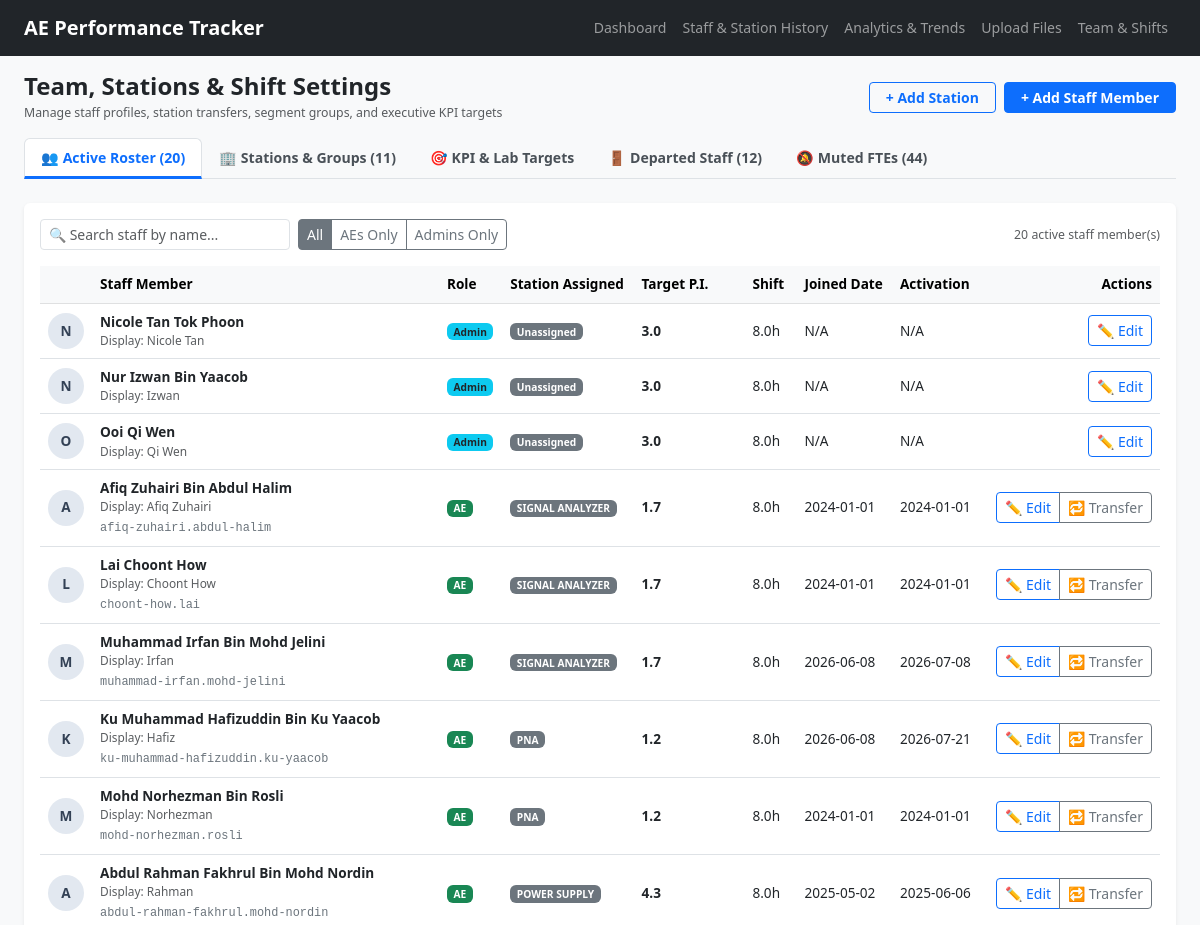
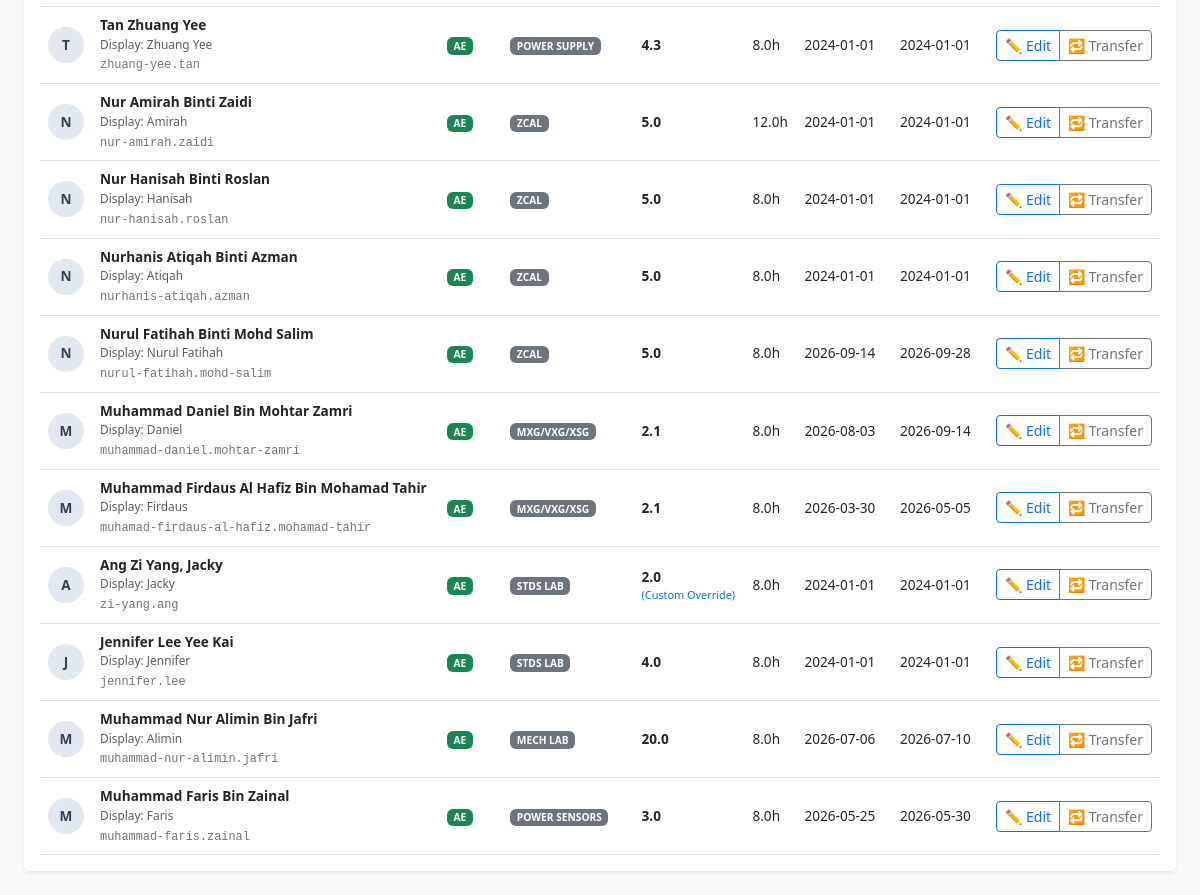
The app's page /team with its own data (2 pictures, top to bottom).
### tables this page shows
CREATE TABLE engineers (
        id INTEGER PRIMARY KEY AUTOINCREMENT,
        station_id INTEGER,
        username TEXT UNIQUE NOT NULL,
        formal_name TEXT NOT NULL,
        shift_hours REAL DEFAULT 8.0,
        is_active BOOLEAN DEFAULT 1, joined_date TEXT, activation_date TEXT, resigned_date TEXT, custom_target_pi REAL, display_name TEXT, track_performance BOOLEAN DEFAULT 1,
        FOREIGN KEY (station_id) REFERENCES stations (id)
    );

CREATE TABLE stations (
        id INTEGER PRIMARY KEY AUTOINCREMENT,
        name TEXT UNIQUE NOT NULL
    , sort_order INTEGER DEFAULT 99, target_pi REAL DEFAULT 3.0, is_active BOOLEAN DEFAULT 1, group_name TEXT);

### app.py (the view, shortened to what this page needs)
@app.route("/team", methods=["GET", "POST"], strict_slashes=False)
def team():
    conn = get_db()
    stations = conn.execute("SELECT * FROM stations ORDER BY sort_order ASC, name ASC").fetchall()
    all_engineers = conn.execute("SELECT e.*, s.name as station_name, s.target_pi as default_station_target FROM engineers e LEFT JOIN stations s ON e.station_id = s.id ORDER BY s.sort_order ASC, s.name ASC, e.formal_name ASC").fetchall()
    muted_techs = conn.execute("SELECT * FROM ignored_technicians ORDER BY username").fetchall()
    kpi_configs = conn.execute("SELECT * FROM kpi_configs ORDER BY rowid").fetchall()
    target_hc_row = conn.execute("SELECT setting_val FROM system_settings WHERE setting_key = 'target_headcount'").fetchone()
    target_headcount = int(target_hc_row[0]) if target_hc_row else 23
    today = date.today()
    active_engineers, resigned_engineers = [], []
    for e in all_engineers:
        act_d, res_d = parse_iso_date(e["activation_date"]), parse_iso_date(e["resigned_date"])
        d = dict(e)
        if res_d and res_d <= today:
            d["status"], d["status_class"] = "Resigned", "danger"
            resigned_engineers.append(d)
        elif not e["track_performance"]:
            d["status"], d["status_class"] = "Admin", "info text-dark"
            active_engineers.append(d)
        elif not act_d or act_d > today:
            d["status"], d["status_class"] = "Pending Activation", "warning text-dark"
            active_engineers.append(d)
        else:
            d["status"], d["status_class"] = "Active", "success"
            active_engineers.append(d)
    conn.close()
    return render_template("team.html", stations=stations, active_engineers=active_engineers, resigned_engineers=resigned_engineers, muted_techs=muted_techs, kpi_configs=kpi_configs, target_headcount=target_headcount)

### app.py (called while the page is built)
def get_db():
    conn = sqlite3.connect(DB_PATH)
    conn.row_factory = sqlite3.Row
    return conn

def parse_iso_date(date_val):
    if pd.isna(date_val) or not date_val:
        return None
    try:
        ts = pd.to_datetime(str(date_val).strip(), errors="coerce")
        return None if pd.isna(ts) else ts.date()
    except Exception:
        return None

### templates/team.html (shortened to what this page needs)
{% extends "base.html" %}
{% block content %}
<div class="d-flex justify-content-between align-items-center mb-3">
    <div>
        <h4 class="fw-bold mb-0">Team, Stations & Shift Settings</h4>
        <small class="text-muted">Manage staff profiles, station transfers, segment groups, and executive KPI targets</small>
    </div>
    <div class="d-flex gap-2">
        <button type="button" class="btn btn-outline-primary fw-bold btn-sm px-3" data-bs-toggle="modal" data-bs-target="#newStationModal">
            + Add Station
        </button>
        <button type="button" class="btn btn-primary fw-bold btn-sm px-3" data-bs-toggle="modal" data-bs-target="#newPersonModal">
            + Add Staff Member
        </button>
    </div>
</div>
<ul class="nav nav-tabs mb-4" id="teamTab" role="tablist">
    <li class="nav-item">
        <button class="nav-link active" id="roster-tab" data-bs-toggle="tab" data-bs-target="#roster-pane" type="button" role="tab">
            👥 Active Roster ({{ active_engineers|length }})
        </button>
    </li>
    <li class="nav-item">
        <button class="nav-link" id="stations-tab" data-bs-toggle="tab" data-bs-target="#stations-pane" type="button" role="tab">
            🏢 Stations & Groups ({{ stations|length }})
        </button>
    </li>
    <li class="nav-item">
        <button class="nav-link" id="kpi-tab" data-bs-toggle="tab" data-bs-target="#kpi-pane" type="button" role="tab">
            🎯 KPI & Lab Targets
        </button>
    </li>
    <li class="nav-item">
        <button class="nav-link" id="resigned-tab" data-bs-toggle="tab" data-bs-target="#resigned-pane" type="button" role="tab">
            🚪 Departed Staff ({{ resigned_engineers|length }})
        </button>
    </li>
    <li class="nav-item">
        <button class="nav-link" id="muted-tab" data-bs-toggle="tab" data-bs-target="#muted-pane" type="button" role="tab">
            🔕 Muted FTEs ({{ muted_techs|length }})
        </button>
    </li>
</ul>
<div class="tab-content" id="teamTabContent">
    <div class="tab-pane fade show active" id="roster-pane" role="tabpanel">
        <div class="card shadow-sm bg-white border-0 p-3 mb-4">
            <div class="d-flex justify-content-between align-items-center mb-3 flex-wrap gap-2">
                <div class="d-flex gap-2 align-items-center">
                    <input type="text" class="form-control form-control-sm" id="rosterSearch" placeholder="🔍 Search staff by name..." style="width: 250px;" onkeyup="filterRoster()">
                    <div class="btn-group btn-group-sm">
                        <button type="button" class="btn btn-outline-secondary active" onclick="filterRole('all', this)">All</button>
                        <button type="button" class="btn btn-outline-secondary" onclick="filterRole('ae', this)">AEs Only</button>
                        <button type="button" class="btn btn-outline-secondary" onclick="filterRole('admin', this)">Admins Only</button>
                    </div>
                </div>
                <small class="text-muted" id="rosterCountText">{{ active_engineers|length }} active staff member(s)</small>
            </div>
            <div class="table-responsive">
                <table class="table table-hover align-middle mb-0" id="rosterTable" style="font-size: 0.85rem;">
                    <thead class="table-light">
                        <tr>
                            <th style="width: 50px;"></th>
                            <th>Staff Member</th>
                            <th>Role</th>
                            <th>Station Assigned</th>
                            <th>Target P.I.</th>
                            <th>Shift</th>
                            <th>Joined Date</th>
                            <th>Activation</th>
                            <th class="text-end" style="width: 180px;">Actions</th>
                        </tr>
                    </thead>
                    <tbody>
                        {% for e in active_engineers %}
                        <tr data-role="{{ 'admin' if not e.track_performance else 'ae' }}" data-name="{{ e.formal_name.lower() }}">
                            <td>
                                <div class="avatar-circle">
                                    {{ e.formal_name[:1].upper() }}
                                </div>
                            </td>
                            <td>
                                <strong class="text-dark">{{ e.formal_name }}</strong>
                                {% if e.display_name %}<small class="text-muted d-block">Display: {{ e.display_name }}</small>{% endif %}
                                {% if e.track_performance %}<code class="small text-secondary">{{ e.username }}</code>{% endif %}
                            </td>
                            <td>
                                {% if not e.track_performance %}
                                    <span class="badge bg-info text-dark">Admin</span>
                                {% else %}
                                    <span class="badge bg-success">AE</span>
                                {% endif %}
                            </td>
                            <td>
                                <span class="badge bg-secondary">{{ e.station_name or 'Unassigned' }}</span>
                            </td>
                            <td>
                                <strong>{{ e.custom_target_pi or e.default_station_target or '3.0' }}</strong>
                                {% if e.custom_target_pi %}
                                    <small class="text-primary d-block" style="font-size: 0.68rem;">(Custom Override)</small>
                                {% endif %}
                            </td>
                            <td>{{ e.shift_hours }}h</td>
                            <td>{{ e.joined_date or 'N/A' }}</td>
                            <td>{{ e.activation_date or 'N/A' }}</td>
                            <td class="text-end">
                                <div class="btn-group btn-group-sm">
                                    <button type="button" class="btn btn-outline-primary" data-bs-toggle="modal" data-bs-target="#editStaffModal_{{ e.id }}" title="Edit Details">
                                        ✏️ Edit
                                    </button>
                                    {% if e.track_performance %}
                                    <button type="button" class="btn btn-outline-secondary" data-bs-toggle="modal" data-bs-target="#transferModal_{{ e.id }}" title="Transfer Station">
                                        🔁 Transfer
                                    </button>
                                    {% endif %}
                                </div>
                            </td>
                        </tr>
                        {% endfor %}
                    </tbody>
                </table>
            </div>
        </div>
    </div>
</div>
{% endblock %}

### templates/base.html (shortened to what this page needs)
<!DOCTYPE html>
<html lang="en">
<head>
    <link href="https://cdn.jsdelivr.net/npm/bootstrap@5.3.0/dist/css/bootstrap.min.css" rel="stylesheet">
</head>
<body>
    <nav class="navbar navbar-expand-lg navbar-dark bg-dark px-4 mb-3">
        <a class="navbar-brand fw-bold" href="/">AE Performance Tracker</a>
        <div class="navbar-nav ms-auto">
            <a class="nav-link" href="/">Dashboard</a>
            <a class="nav-link" href="/history">Staff & Station History</a>
            <a class="nav-link" href="/analytics">Analytics & Trends</a>
            <a class="nav-link" href="/upload">Upload Files</a>
            <a class="nav-link" href="/team">Team & Shifts</a>
        </div>
    </nav>
    <div class="container-fluid px-4">
        {% block content %}{% endblock %}
    </div>
</body>
</html>

### templates/base.html (style rules this page uses)
body { background-color: #f8f9fa; font-size: 0.88rem; }

### templates/team.html (style rules this page uses)
.nav-tabs .nav-link { font-weight: bold; color: #495057; }
.nav-tabs .nav-link.active { color: #0d6efd; border-bottom: 3px solid #0d6efd; }
.avatar-circle { width: 36px; height: 36px; border-radius: 50%; background-color: #e2e8f0; color: #334155; font-weight: bold; font-size: 0.85rem; display: inline-flex; align-items: center; justify-content: center; }

### records on screen
engineers: formal_name "N", formal_name "Nicole Tan Tok Phoon", display_name "Nicole Tan", track_performance "Admin", station_name "Unassigned", custom_target_pi "3.0", shift_hours "8.0", joined_date "N/A", activation_date "N/A"
engineers: formal_name "N", formal_name "Nur Izwan Bin Yaacob", display_name "Izwan", track_performance "Admin", station_name "Unassigned", custom_target_pi "3.0", shift_hours "8.0", joined_date "N/A", activation_date "N/A"
engineers: formal_name "O", formal_name "Ooi Qi Wen", display_name "Qi Wen", track_performance "Admin", station_name "Unassigned", custom_target_pi "3.0", shift_hours "8.0", joined_date "N/A", activation_date "N/A"
engineers: formal_name "A", formal_name "Afiq Zuhairi Bin Abdul Halim", display_name "Afiq Zuhairi", username "afiq-zuhairi.abdul-halim", track_performance "AE", name "SIGNAL ANALYZER", target_pi "1.7", shift_hours "8.0", joined_date "2024-01-01", activation_date "2024-01-01"
engineers: formal_name "L", formal_name "Lai Choont How", display_name "Choont How", username "choont-how.lai", track_performance "AE", name "SIGNAL ANALYZER", target_pi "1.7", shift_hours "8.0", joined_date "2024-01-01", activation_date "2024-01-01"
engineers: formal_name "M", formal_name "Muhammad Irfan Bin Mohd Jelini", display_name "Irfan", username "muhammad-irfan.mohd-jelini", track_performance "AE", name "SIGNAL ANALYZER", target_pi "1.7", shift_hours "8.0", joined_date "2026-06-08", activation_date "2026-07-08"
engineers: formal_name "K", formal_name "Ku Muhammad Hafizuddin Bin Ku Yaacob", display_name "Hafiz", username "ku-muhammad-hafizuddin.ku-yaacob", track_performance "AE", name "PNA", target_pi "1.2", shift_hours "8.0", joined_date "2026-06-08", activation_date "2026-07-21"
engineers: formal_name "M", formal_name "Mohd Norhezman Bin Rosli", display_name "Norhezman", username "mohd-norhezman.rosli", track_performance "AE", name "PNA", target_pi "1.2", shift_hours "8.0", joined_date "2024-01-01", activation_date "2024-01-01"
engineers: formal_name "A", formal_name "Abdul Rahman Fakhrul Bin Mohd Nordin", display_name "Rahman", username "abdul-rahman-fakhrul.mohd-nordin", track_performance "AE", name "POWER SUPPLY", target_pi "4.3", shift_hours "8.0", joined_date "2025-05-02", activation_date "2025-06-06"
engineers: formal_name "T", formal_name "Tan Zhuang Yee", display_name "Zhuang Yee", username "zhuang-yee.tan", track_performance "AE", name "POWER SUPPLY", target_pi "4.3", shift_hours "8.0", joined_date "2024-01-01", activation_date "2024-01-01"
engineers: formal_name "N", formal_name "Nur Amirah Binti Zaidi", display_name "Amirah", username "nur-amirah.zaidi", track_performance "AE", name "ZCAL", target_pi "5.0", shift_hours "12.0", joined_date "2024-01-01", activation_date "2024-01-01"
engineers: formal_name "N", formal_name "Nur Hanisah Binti Roslan", display_name "Hanisah", username "nur-hanisah.roslan", track_performance "AE", name "ZCAL", target_pi "5.0", shift_hours "8.0", joined_date "2024-01-01", activation_date "2024-01-01"
engineers: formal_name "N", formal_name "Nurhanis Atiqah Binti Azman", display_name "Atiqah", username "nurhanis-atiqah.azman", track_performance "AE", name "ZCAL", target_pi "5.0", shift_hours "8.0", joined_date "2024-01-01", activation_date "2024-01-01"
engineers: formal_name "N", formal_name "Nurul Fatihah Binti Mohd Salim", display_name "Nurul Fatihah", username "nurul-fatihah.mohd-salim", track_performance "AE", name "ZCAL", target_pi "5.0", shift_hours "8.0", joined_date "2026-09-14", activation_date "2026-09-28"
engineers: formal_name "M", formal_name "Muhammad Daniel Bin Mohtar Zamri", display_name "Daniel", username "muhammad-daniel.mohtar-zamri", track_performance "AE", name "MXG/VXG/XSG", target_pi "2.1", shift_hours "8.0", joined_date "2026-08-03", activation_date "2026-09-14"
engineers: formal_name "M", formal_name "Muhammad Firdaus Al Hafiz Bin Mohamad Tahir", display_name "Firdaus", username "muhamad-firdaus-al-hafiz.mohamad-tahir", track_performance "AE", name "MXG/VXG/XSG", target_pi "2.1", shift_hours "8.0", joined_date "2026-03-30", activation_date "2026-05-05"
engineers: formal_name "A", formal_name "Ang Zi Yang, Jacky", display_name "Jacky", username "zi-yang.ang", track_performance "AE", name "STDS LAB", custom_target_pi "2.0", shows "(Custom Override)", shift_hours "8.0", joined_date "2024-01-01", activation_date "2024-01-01"
engineers: formal_name "J", formal_name "Jennifer Lee Yee Kai", display_name "Jennifer", username "jennifer.lee", track_performance "AE", name "STDS LAB", target_pi "4.0", shift_hours "8.0", joined_date "2024-01-01", activation_date "2024-01-01"
engineers: formal_name "M", formal_name "Muhammad Nur Alimin Bin Jafri", display_name "Alimin", username "muhammad-nur-alimin.jafri", track_performance "AE", name "MECH LAB", target_pi "20.0", shift_hours "8.0", joined_date "2026-07-06", activation_date "2026-07-10"
engineers: formal_name "M", formal_name "Muhammad Faris Bin Zainal", display_name "Faris", username "muhammad-faris.zainal", track_performance "AE", name "POWER SENSORS", target_pi "3.0", shift_hours "8.0", joined_date "2026-05-25", activation_date "2026-05-30"

### other values on screen
{{ active_engineers|length }} "20"
{{ stations|length }} "11"
{{ resigned_engineers|length }} "12"
{{ muted_techs|length }} "44"
